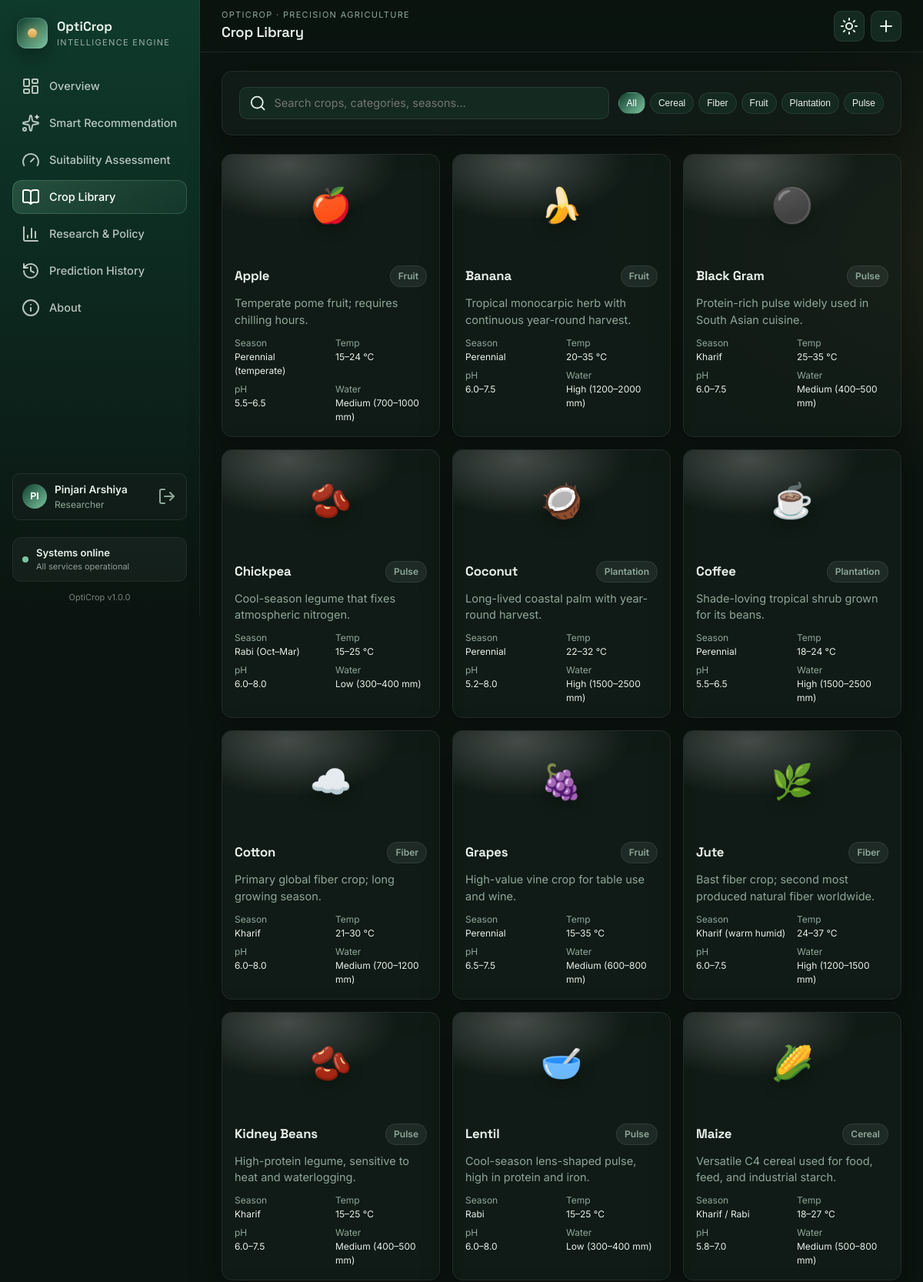
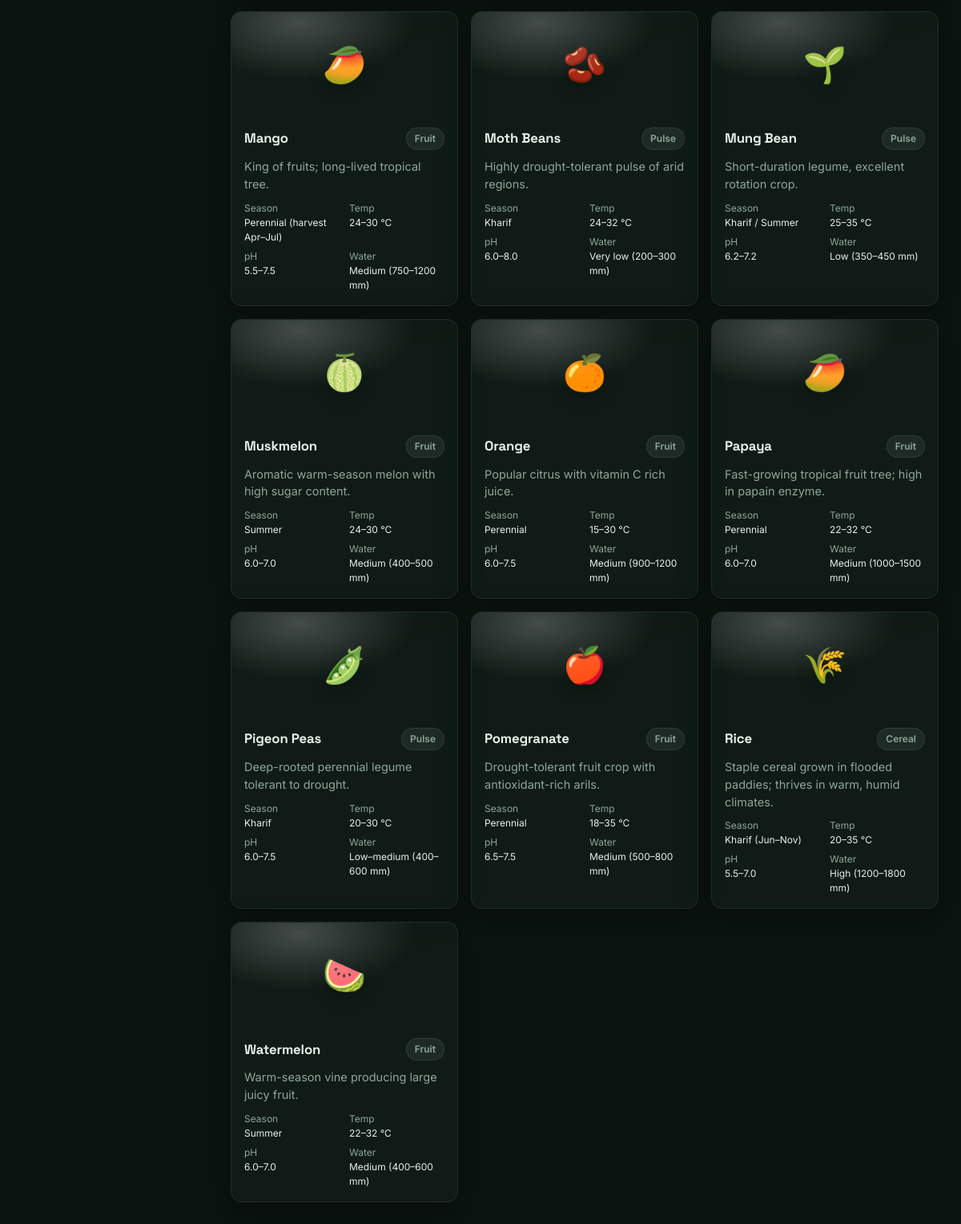
Page /library (signed in) on the committed database (2 pictures, top to bottom).
### tables this page shows
CREATE TABLE users (
                user_id       INTEGER PRIMARY KEY AUTOINCREMENT,
                name          TEXT NOT NULL,
                email         TEXT NOT NULL UNIQUE,
                password_hash TEXT NOT NULL,
                role          TEXT NOT NULL DEFAULT 'farmer',
                created_at    TEXT NOT NULL
            );

### app.py (the view)
@app.route("/library")
@login_required
def page_library() -> str:
    return _render("library.html", active="library",
                   crops=utils.list_crops())

### app.py (called while the page is built)
def _render(template: str, active: str, **context: Any) -> str:
    return render_template(
        template,
        nav=_NAV,
        active=active,
        brand="OptiCrop",
        user=current_user(),   # ← available in every template as {{ user }}
        **context,
    )

### auth.py (called while the page is built)
def login_required(view):
    @functools.wraps(view)
    def wrapped(*args, **kwargs):
        if session.get("user_id") is None:
            return redirect(url_for("auth.login", next=request.path))
        return view(*args, **kwargs)
    return wrapped

def current_user():
    uid = session.get("user_id")
    if uid is None:
        return None
    return db.get_user_by_id(uid)

### database.py (called while the page is built)
def _connect() -> sqlite3.Connection:
    os.makedirs(DB_DIR, exist_ok=True)
    conn = sqlite3.connect(DB_PATH)
    conn.row_factory = sqlite3.Row
    conn.execute("PRAGMA foreign_keys = ON")
    return conn

def get_user_by_id(user_id: int) -> Optional[Dict[str, Any]]:
    with _connect() as conn:
        row = conn.execute(
            "SELECT * FROM users WHERE user_id = ?", (int(user_id),)
        ).fetchone()
    return dict(row) if row else None

### utils.py (called while the page is built)
def list_crops() -> List[Dict[str, Any]]:
    out: List[Dict[str, Any]] = []
    for slug, meta in CROP_META.items():
        out.append({"slug": slug, **meta})
    return sorted(out, key=lambda c: c["name"])

### templates/library.html (shortened to what this page needs)
{% extends "base.html" %}
{% block page_title %}Crop Library{% endblock %}
{% block content %}
<section class="glass card-body">
  <div class="library-controls">
    <div class="search">
      <i data-lucide="search"></i>
      <input id="cropSearch" type="search" placeholder="Search crops, categories, seasons…" />
    </div>
    <div class="chips" id="catChips"></div>
  </div>
</section>
<section class="grid grid--crops" id="cropGrid">
  {% for c in crops %}
  <article class="crop-card glass" data-name="{{ c.name|lower }}" data-category="{{ c.category|lower }}">
    <div class="crop-card__thumb" data-color="{{ c.color }}">
      <span class="crop-card__emoji">{{ c.emoji }}</span>
    </div>
    <div class="crop-card__body">
      <div class="crop-card__head">
        <h4>{{ c.name }}</h4>
        <span class="pill pill--muted">{{ c.category }}</span>
      </div>
      <p class="muted">{{ c.description }}</p>
      <dl class="meta">
        <div><dt>Season</dt><dd>{{ c.season }}</dd></div>
        <div><dt>Temp</dt><dd>{{ c.ideal_temperature }}</dd></div>
        <div><dt>pH</dt><dd>{{ c.ph_range }}</dd></div>
        <div><dt>Water</dt><dd>{{ c.water }}</dd></div>
      </dl>
    </div>
  </article>
  {% endfor %}
</section>
{% endblock %}

### templates/base.html (shortened to what this page needs)
<!doctype html>
<html lang="en" data-theme="dark">
<head>
  <link rel="stylesheet" href="{{ url_for('static', filename='css/base.css') }}" />
  <link rel="stylesheet" href="{{ url_for('static', filename='css/components.css') }}" />
  <link rel="stylesheet" href="{{ url_for('static', filename='css/dashboard.css') }}" />
</head>
<body>
  <div class="app-shell">
    <aside class="sidebar" id="sidebar" aria-label="Primary navigation">
      <div class="sidebar__brand">
        <div class="brand-mark" aria-hidden="true">
          <span class="brand-mark__dot"></span>
        </div>
        <div class="brand-text">
          <div class="brand-name">{{ brand }}</div>
          <div class="brand-sub">Intelligence Engine</div>
        </div>
      </div>
      <nav class="sidebar__nav">
        {% for item in nav %}
        <a href="{{ item.path }}"
           class="nav-item {% if item.slug == active %}is-active{% endif %}"
           data-slug="{{ item.slug }}">
          <i data-lucide="{{ item.icon }}"></i>
          <span>{{ item.label }}</span>
        </a>
        {% endfor %}
      </nav>
      <div class="sidebar__foot">
        {% if user %}
        <div class="user-card">
          <div class="user-card__avatar">{{ user.name[:2] }}</div>
          <div class="user-card__info">
            <div class="user-card__name">{{ user.name }}</div>
            <div class="user-card__role">{{ user.role }}</div>
          </div>
          <a href="/logout" class="user-card__logout" title="Sign out">
            <i data-lucide="log-out"></i>
          </a>
        </div>
        {% endif %}
        <div class="sys-status">
          <span class="pulse"></span>
          <div>
            <div class="sys-status__title">Systems online</div>
            <div class="sys-status__sub">All services operational</div>
          </div>
        </div>
        <div class="brand-version">OptiCrop v1.0.0</div>
      </div>
    </aside>
    <div class="main">
      <header class="topbar">
        <div class="topbar__title">
          <div class="crumb">{{ brand }} · Precision Agriculture</div>
          <h1 class="page-title">{% block page_title %}{% endblock %}</h1>
        </div>
        <div class="topbar__actions">
          <button class="icon-btn" id="themeBtn" aria-label="Toggle theme">
            <i data-lucide="sun" class="ic-sun"></i>
          </button>
          <a class="icon-btn" href="/recommend" title="New recommendation">
            <i data-lucide="plus"></i>
          </a>
        </div>
      </header>
      <main class="content">
        {% block content %}{% endblock %}
      </main>
    </div>
  </div>
</body>
</html>

### static/css/base.css (style rules this page uses)
:root { --bg: #f5f7f4; --bg-elev: #ffffff; --surface: rgba(255,255,255,0.72); --surface-solid: #ffffff; --border: rgba(15,61,46,0.10); --text: #0f1e17; --text-muted: #5b6b63; --brand: #0f3d2e; --brand-2: #3d8361; --accent: #d4a24a; --danger: #b3261e; --ok: #2f855a; --warn: #b7791f; --shadow-1: 0 1px 2px rgba(15,30,23,.06), 0 8px 24px rgba(15,30,23,.06); --shadow-2: 0 12px 40px rgba(15,30,23,.14); --radius: 14px; --radius-sm: 10px; --radius-lg: 20px; --sidebar-w: 260px; --topbar-h: 68px; --grad-brand: linear-gradient(135deg, #0f3d2e 0%, #3d8361 100%); --grad-accent: linear-gradient(135deg, #d4a24a 0%, #a37524 100%); --font-sans: 'Inter', system-ui, -apple-system, Segoe UI, Roboto, sans-serif; --font-display: 'Space Grotesk', 'Inter', system-ui, sans-serif; --font-mono: ui-monospace, SFMono-Regular, Menlo, Consolas, monospace; }
[data-theme="dark"] { --bg: #0b1410; --bg-elev: #101c17; --surface: rgba(20,32,26,0.62); --surface-solid: #142a20; --border: rgba(255,255,255,0.08); --text: #e8f0ea; --text-muted: #8fa79a; --brand: #7cc4a0; --brand-2: #3d8361; --accent: #e6b96a; --shadow-1: 0 1px 2px rgba(0,0,0,.35), 0 12px 40px rgba(0,0,0,.35); --shadow-2: 0 24px 60px rgba(0,0,0,.55); --grad-brand: linear-gradient(135deg, #0f3d2e 0%, #7cc4a0 100%); }
* { box-sizing: border-box; }
html, body { margin: 0; padding: 0; }
html { color-scheme: light dark; }
body { background: var(--bg); color: var(--text); font-family: var(--font-sans); font-size: 14.5px; line-height: 1.5; -webkit-font-smoothing: antialiased; min-height: 100vh; background-image: radial-gradient(1200px 600px at -10% -20%, rgba(61,131,97,.18), transparent 60%), radial-gradient(900px 500px at 110% 10%, rgba(212,162,74,.10), transparent 60%); background-attachment: fixed; }
h1,h2,h3,h4 { font-family: var(--font-display); letter-spacing: -0.01em; margin: 0; }
h4 { font-size: 1.05rem; }
p { margin: 0; }
a { color: inherit; text-decoration: none; }
.muted { color: var(--text-muted); }
.app-shell { display: grid; grid-template-columns: var(--sidebar-w) 1fr; min-height: 100vh; }
.main { display: flex; flex-direction: column; min-width: 0; }
.content { padding: 24px 28px 64px; display: flex; flex-direction: column; gap: 24px; animation: fadeUp .5s ease both; }
.glass { background: var(--surface); backdrop-filter: blur(16px) saturate(140%); -webkit-backdrop-filter: blur(16px) saturate(140%); border: 1px solid var(--border); border-radius: var(--radius); box-shadow: var(--shadow-1); }
.card-body { padding: 20px 22px; }
.pulse { width: 8px; height: 8px; border-radius: 50%; background: var(--brand); box-shadow: 0 0 0 0 color-mix(in oklab, var(--brand) 60%, transparent); animation: pulse 1.8s ease-out infinite; display: inline-block; }
.pill { display: inline-flex; align-items: center; padding: 4px 10px; border-radius: 999px; background: color-mix(in oklab, var(--brand) 12%, transparent); color: var(--brand); font-weight: 600; font-size: 12px; border: 1px solid color-mix(in oklab, var(--brand) 25%, transparent); }
.pill--muted { background: color-mix(in oklab, var(--text-muted) 12%, transparent); color: var(--text-muted); border-color: var(--border); }

### templates/base.html (style rules this page uses)
.user-card { display: flex; align-items: center; gap: 10px; padding: 10px 12px; border-radius: var(--radius-sm); border: 1px solid var(--border); background: var(--surface); margin-bottom: 10px; min-width: 0; }
.user-card__avatar { width: 32px; height: 32px; border-radius: 50%; background: var(--grad-brand); display: flex; align-items: center; justify-content: center; flex-shrink: 0; font-family: var(--font-display); font-weight: 700; font-size: 0.82rem; color: #fff; text-transform: uppercase; }
.user-card__info { flex: 1; min-width: 0; overflow: hidden; }
.user-card__name { font-size: 0.85rem; font-weight: 600; white-space: nowrap; overflow: hidden; text-overflow: ellipsis; color: var(--text); }
.user-card__role { font-size: 0.75rem; color: var(--text-muted); text-transform: capitalize; }
.user-card__logout { display: flex; align-items: center; justify-content: center; width: 26px; height: 26px; border-radius: 6px; flex-shrink: 0; color: var(--text-muted); transition: background .15s, color .15s; }

### rows in the picture
users: name "PI", name "Pinjari Arshiya", role "Researcher"

### other values in the picture
{{ brand }} "OptiCrop"
{{ item.label }} "Overview" "Smart Recommendation" "Suitability Assessment" "Crop Library" "Research & Policy" "Prediction History" "About"
{{ brand }} "OPTICROP"
{{ c.emoji }} "🍎" "🍌" "⚫" "🫘" "🥥" "☕" "☁️" "🍇" "🌿" "🫘" "🥣" "🌽" "🥭" "🫘" "🌱" "🍈" "🍊" "🥭" "🫛" "🍎" "🌾" "🍉"
{{ c.name }} "Apple" "Banana" "Black Gram" "Chickpea" "Coconut" "Coffee" "Cotton" "Grapes" "Jute" "Kidney Beans" "Lentil" "Maize" "Mango" "Moth Beans" "Mung Bean" "Muskmelon" "Orange" "Papaya" "Pigeon Peas" "Pomegranate" "Rice" "Watermelon"
{{ c.category }} "Fruit" "Fruit" "Pulse" "Pulse" "Plantation" "Plantation" "Fiber" "Fruit" "Fiber" "Pulse" "Pulse" "Cereal" "Fruit" "Pulse" "Pulse" "Fruit" "Fruit" "Fruit" "Pulse" "Fruit" "Cereal" "Fruit"
{{ c.description }} "Temperate pome fruit; requires chilling hours." "Tropical monocarpic herb with continuous year-round harvest." "Protein-rich pulse widely used in South Asian cuisine." "Cool-season legume that fixes atmospheric nitrogen." "Long-lived coastal palm with year-round harvest." "Shade-loving tropical shrub grown for its beans." "Primary global fiber crop; long growing season." "High-value vine crop for table use and wine." "Bast fiber crop; second most produced natural fiber worldwide." "High-protein legume, sensitive to heat and waterlogging." "Cool-season lens-shaped pulse, high in protein and iron." "Versatile C4 cereal used for food, feed, and industrial starch." "King of fruits; long-lived tropical tree." "Highly drought-tolerant pulse of arid regions." "Short-duration legume, excellent rotation crop." "Aromatic warm-season melon with high sugar content." "Popular citrus with vitamin C rich juice." "Fast-growing tropical fruit tree; high in papain enzyme." "Deep-rooted perennial legume tolerant to drought." "Drought-tolerant fruit crop with antioxidant-rich arils." "Staple cereal grown in flooded paddies; thrives in warm, humid climates." "Warm-season vine producing large juicy fruit."
{{ c.season }} "Perennial (temperate)" "Perennial" "Kharif" "Rabi (Oct–Mar)" "Perennial" "Perennial" "Kharif" "Perennial" "Kharif (warm humid)" "Kharif" "Rabi" "Kharif / Rabi" "Perennial (harvest Apr–Jul)" "Kharif" "Kharif / Summer" "Summer" "Perennial" "Perennial" "Kharif" "Perennial" "Kharif (Jun–Nov)" "Summer"
{{ c.ideal_temperature }} "15–24 °C" "20–35 °C" "25–35 °C" "15–25 °C" "22–32 °C" "18–24 °C" "21–30 °C" "15–35 °C" "24–37 °C" "15–25 °C" "15–25 °C" "18–27 °C" "24–30 °C" "24–32 °C" "25–35 °C" "24–30 °C" "15–30 °C" "22–32 °C" "20–30 °C" "18–35 °C" "20–35 °C" "22–32 °C"
{{ c.ph_range }} "5.5–6.5" "6.0–7.5" "6.0–7.5" "6.0–8.0" "5.2–8.0" "5.5–6.5" "6.0–8.0" "6.5–7.5" "6.0–7.5" "6.0–7.5" "6.0–8.0" "5.8–7.0" "5.5–7.5" "6.0–8.0" "6.2–7.2" "6.0–7.0" "6.0–7.5" "6.0–7.0" "6.0–7.5" "6.5–7.5" "5.5–7.0" "6.0–7.0"
{{ c.water }} "Medium (700–1000 mm)" "High (1200–2000 mm)" "Medium (400–500 mm)" "Low (300–400 mm)" "High (1500–2500 mm)" "High (1500–2500 mm)" "Medium (700–1200 mm)" "Medium (600–800 mm)" "High (1200–1500 mm)" "Medium (400–500 mm)" "Low (300–400 mm)" "Medium (500–800 mm)" "Medium (750–1200 mm)" "Very low (200–300 mm)" "Low (350–450 mm)" "Medium (400–500 mm)" "Medium (900–1200 mm)" "Medium (1000–1500 mm)" "Low–medium (400–600 mm)" "Medium (500–800 mm)" "High (1200–1800 mm)" "Medium (400–600 mm)"
